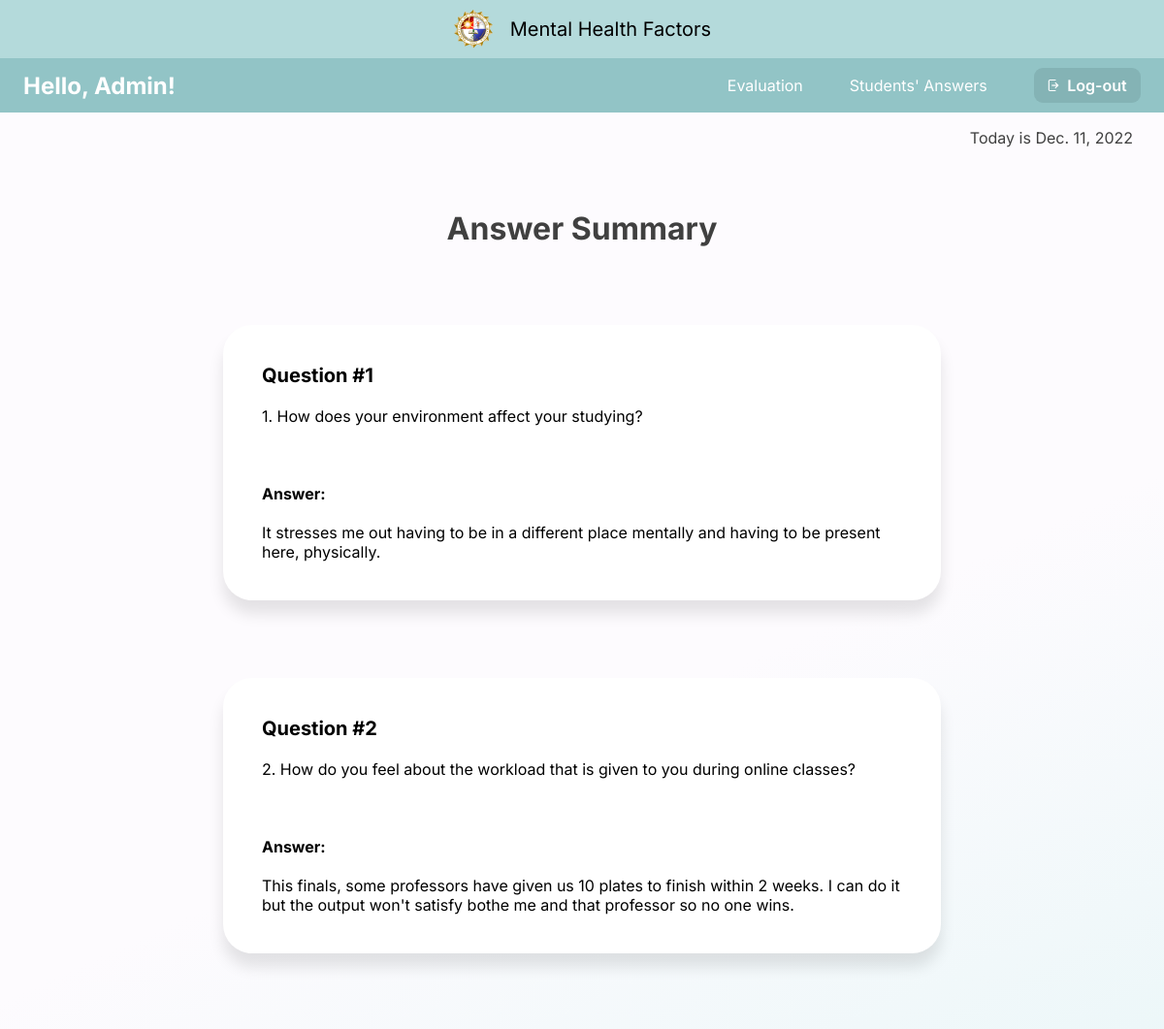
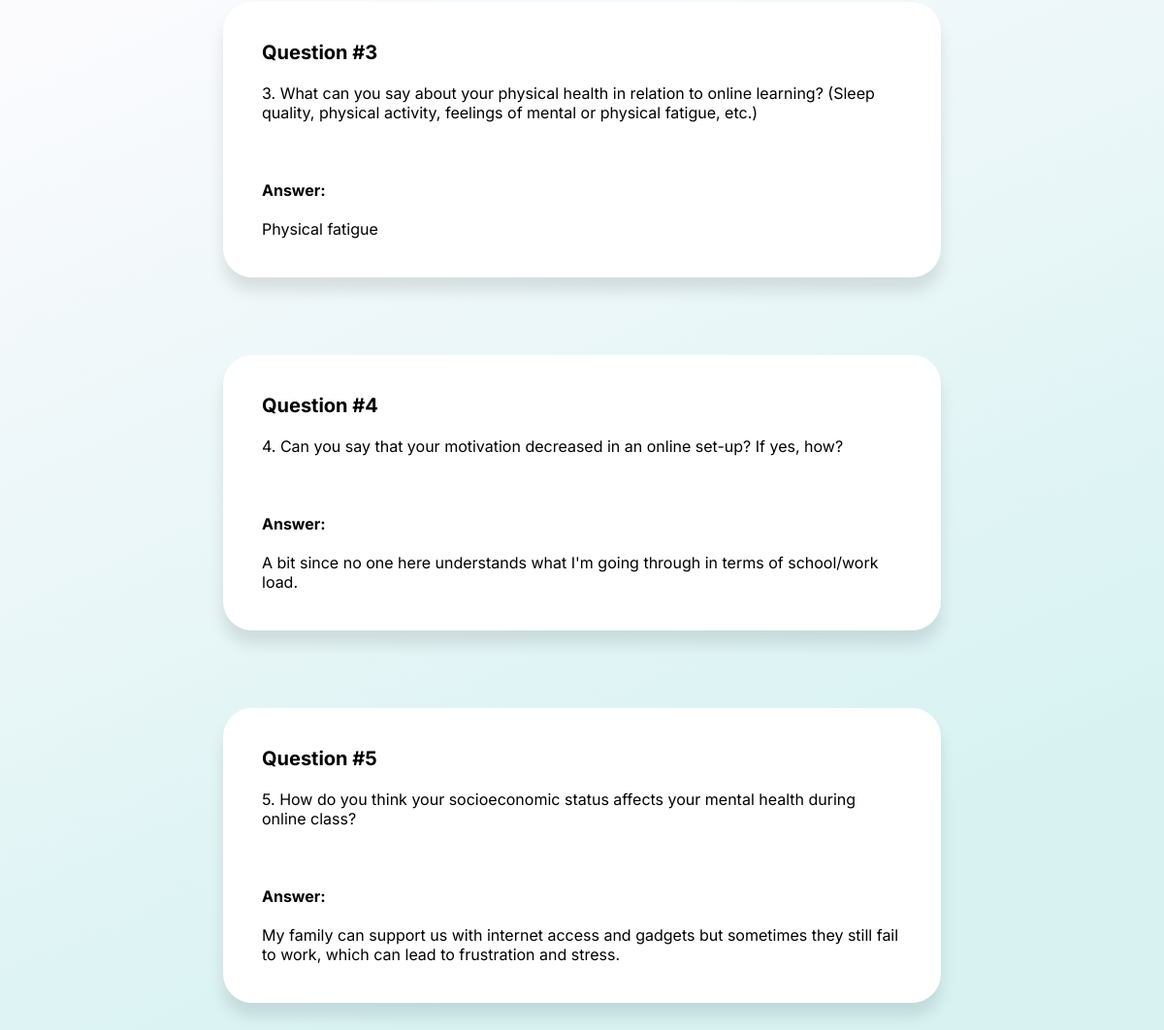
The app's page /student_answer/27 with its own data (2 pictures, top to bottom).
### capswebsite/models.py (models this page shows, shortened)
class Answers(models.Model):
    email_error_message = 'Email must be: @plm.edu.ph'
    email_regex = RegexValidator(
    regex=r'^[A-Za-z0-9._%+-]+@plm.edu.ph$',
    message=email_error_message
    )
    ID_error_message = 'Faculty ID must be entered in format: 20XXXXXXX'
    ID_regex = RegexValidator(
        regex=r'^20\d{7}$',
        message=ID_error_message
    )
    Year_CHOICES = (
        ('1', '1'),
        ('2', '2'),
        ('3', '3'),
        ('4', '4'),
        ('5', '5'),
        ('6', '6'),
    )
    email = models.EmailField(verbose_name="Email",max_length=60,validators=[email_regex],blank=True)
    firstName = models.CharField(max_length=100, verbose_name='First Name', null=True,blank=True)
    lastName = models.CharField(max_length=100, verbose_name='Last Name', null=True,blank=True)
    numberID = models.CharField(max_length=100,validators=[ID_regex], verbose_name='Number ID', null=True,blank=True)
    college= models.ForeignKey(College, verbose_name='College',null=True,blank=True,on_delete=models.CASCADE)
    course= models.ForeignKey(Course, verbose_name='Course',null=True,blank=True,on_delete=models.CASCADE)
    year = models.CharField(max_length=10, choices=Year_CHOICES, verbose_name='Year', null=True,blank=True)
    block = models.CharField(max_length=10, verbose_name='Block', null=True,blank=True)
    question1 = models.CharField(max_length=1000, verbose_name="question1",null=True, blank =True)
    question2 = models.CharField(max_length=1000, verbose_name="question2",null=True, blank =True)
    question3 = models.CharField(max_length=1000, verbose_name="question3",null=True, blank =True)
    question4 = models.CharField(max_length=1000, verbose_name="question4",null=True, blank =True)
    question5 = models.CharField(max_length=1000, verbose_name="question5",null=True, blank =True)

### capswebsite/views.py (the view)
# urls.py: re_path(r'^student_answer/(?P<pk>[a-zA-Z0-9]+$)', views.student_answer, name='student_answer'),
def student_answer(request, pk):
    context={}
    date2day = date.today() #datetime = date + time
    answers = Answers.objects.filter(id=pk)
    context = {'answers':answers}
    context['date2day'] = date2day
    return render(request, 'admin/student_answer.html',context)

### capswebsite/templates/admin/student_answer.html (shortened to what this page needs)
{% load static %}
{% include 'admin/admin_navbar.html' %}
{% block content %}
<p class="date-time">Today is {{date2day}}</p>
<div class="title">Answer Summary</div>
        {% for ans in answers %}
        <div class="qna">
            <span>Question #1</span>
            <br><br>
            1. How does your environment affect your studying?
            <br><br><br><br>
            <label for="answer"><b>Answer:</b></label>
            <br><br>
            {{ans.question1}}
        </div>
        <div class="qna">
            <span>Question #2</span>
            <br><br>
            2. How do you feel about the workload that is given to you during online classes?
            <br><br><br><br>
            <label for="answer"><b>Answer:</b></label>
            <br><br>
            {{ans.question2}}
        </div>
        <div class="qna">
            <span>Question #3</span>
            <br><br>
            3. What can you say about your physical health in relation to online learning? (Sleep quality, physical activity, feelings of mental or physical fatigue, etc.)
            <br><br><br><br>
            <label for="answer"><b>Answer:</b></label>
            <br><br>
            {{ans.question3}}
        </div>
        <div class="qna">
            <span>Question #4</span>
            <br><br>
            4. Can you say that your motivation decreased in an online set-up? If yes, how?
            <br><br><br><br>
            <label for="answer"><b>Answer:</b></label>
            <br><br>
            {{ans.question4}}
        </div>
        <div class="qna">
            <span>Question #5</span>
            <br><br>
            5. How do you think your socioeconomic status affects your mental health during online class?
            <br><br><br><br>
            <label for="answer"><b>Answer:</b></label>
            <br><br>
            {{ans.question5}}
        </div>
{%endfor%}
{% endblock %}

### capswebsite/static/css/admin_navbar.css (style rules this page uses)
body { margin:0px; width: 100%; height: 100%; }

### capswebsite/templates/admin/student_answer.html (style rules this page uses)
body { margin: 0px; min-height: 100vh; background: linear-gradient(155.57deg, #FDFBFE 36.97%, #D8F2F2 83.32%); background-repeat: no-repeat; }
.date-time { font-family: 'Inter'; font-style: normal; font-weight: 400; font-size: 1em; color: #404040; text-align: right; margin-right: 2em; }
.title { font-family: 'Inter'; font-style: normal; font-weight: 700; font-size: 2em; text-align: center; margin-top: 2em; color: #404040; }
.qna { display: block; min-width: 100px; max-width: 55%; height: auto; padding: 40px; margin: 80px auto; background: #FFFFFF; box-shadow: 0px 14px 15px rgba(0, 0, 0, 0.1); border-radius: 30px; font-family: 'Inter'; font-style: normal; font-weight: 400; font-size: 16px; }
.qna span { font-family:'Inter'; font-size: 20px; font-weight: 700; }

### records on screen
Answers: question1 "It stresses me out having to be in a different place mentally and having to be present here, physically.", question2 "This finals, some professors have given us 10 plates to finish within 2 weeks. I can do it but the output won't satisfy bothe me and that professor so no one wins.", question3 "Physical fatigue", question4 "A bit since no one here understands what I'm going through in terms of school/work load.", question5 "My family can support us with internet access and gadgets but sometimes they still fail to work, which can lead to frustration and stress."
